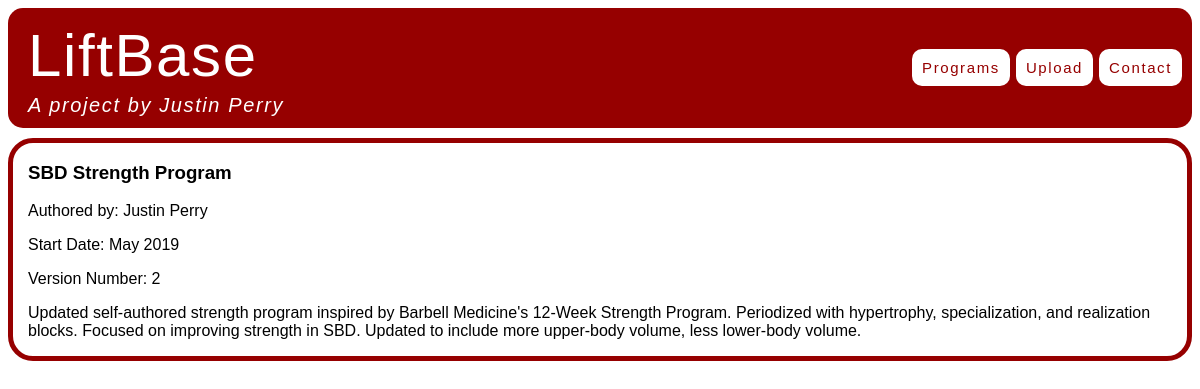
/programs/2/, run on the app's committed database.
### programs/models.py (models this page shows)
class Program(models.Model):
    username = models.CharField(max_length=25)
    program = models.CharField(max_length=50)
    version = models.IntegerField(blank=True, null=True)
    description = models.TextField()
    date = models.DateTimeField(blank=True, null=True)

### programs/views.py (the view)
# urls.py: re_path(r'^programs/(\d+)/$', views.program_detail, name='program_detail'),
def program_detail(request, id):
    try:
        program = Program.objects.get(id=id)
    except Program.DoesNotExist:
        raise Http404('Program not found.')
    return render(request, 'program_detail.html', {'program': program})

### programs/templates/program_detail.html
{% extends "base.html" %}
{% block content %}
<div class="program_page">
    <h3>{{ program.program }}</h3>
    <p>Authored by: {{ program.username }}</p>
    {% if program.date %}
    <p>Start Date: {{ program.date|date:"M Y" }}</p>
    {% endif %}
    {% if program.version %}
    <p>Version Number: {{ program.version }}</p>
    {% endif %}
    <p>{{ program.description }}</p>
</div>
{% endblock %}

### static/css/style.css (style rules this page uses)
html { background: white; }
.program_page { padding-left: 15px; border-radius: 25px; border-color: rgb(150, 0, 0); border-width: 5px; border-style: solid; }

### data on the page
Program: program "SBD Strength Program", username "Justin Perry", date "May 2019", version "2", description "Updated self-authored strength program inspired by Barbell Medicine's 12-Week Strength Program. Periodized with hypertrophy, specialization, and realization blocks. Focused on improving strength in SBD. Updated to include more upper-body volume, less lower-body volume."
